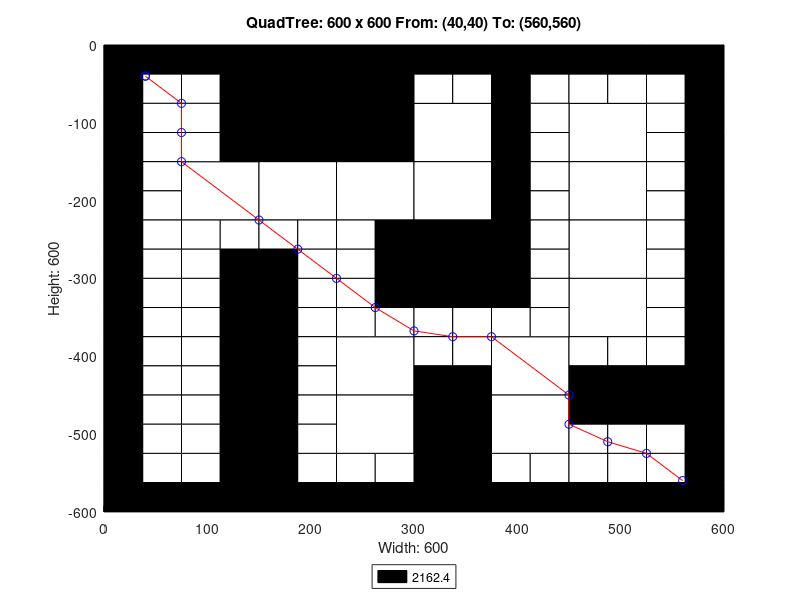

Reproduce this figure in MATLAB.
axis([0 600 -600 0]);
title('QuadTree: 600 x 600 From: (40,40) To: (560,560)');
xlabel('Width: 600');
ylabel('Height: 600');
rectangle('Position',[150 -150 150 150], 'FaceColor',[0 0 0]);
rectangle('Position',[75 -225 75 75], 'FaceColor',[1 1 1]);
rectangle('Position',[150 -225 75 75], 'FaceColor',[1 1 1]);
rectangle('Position',[225 -225 75 75], 'FaceColor',[1 1 1]);
rectangle('Position',[300 -150 75 75], 'FaceColor',[1 1 1]);
rectangle('Position',[450 -150 75 75], 'FaceColor',[1 1 1]);
rectangle('Position',[300 -225 75 75], 'FaceColor',[1 1 1]);
rectangle('Position',[300 -300 75 75], 'FaceColor',[0 0 0]);
rectangle('Position',[450 -225 75 75], 'FaceColor',[1 1 1]);
rectangle('Position',[450 -300 75 75], 'FaceColor',[1 1 1]);
rectangle('Position',[225 -450 75 75], 'FaceColor',[1 1 1]);
rectangle('Position',[225 -525 75 75], 'FaceColor',[1 1 1]);
rectangle('Position',[375 -450 75 75], 'FaceColor',[1 1 1]);
rectangle('Position',[450 -375 75 75], 'FaceColor',[1 1 1]);
rectangle('Position',[300 -525 75 75], 'FaceColor',[0 0 0]);
rectangle('Position',[375 -525 75 75], 'FaceColor',[1 1 1]);
rectangle('Position',[300 -600 75 75], 'FaceColor',[0 0 0]);
rectangle('Position',[0 -37.5 37.5 37.5], 'FaceColor',[0 0 0]);
rectangle('Position',[37.5 -37.5 37.5 37.5], 'FaceColor',[0 0 0]);
rectangle('Position',[0 -75 37.5 37.5], 'FaceColor',[0 0 0]);
rectangle('Position',[37.5 -75 37.5 37.5], 'FaceColor',[1 1 1]);
rectangle('Position',[75 -37.5 37.5 37.5], 'FaceColor',[0 0 0]);
rectangle('Position',[112.5 -37.5 37.5 37.5], 'FaceColor',[0 0 0]);
rectangle('Position',[75 -75 37.5 37.5], 'FaceColor',[1 1 1]);
rectangle('Position',[112.5 -75 37.5 37.5], 'FaceColor',[0 0 0]);
rectangle('Position',[0 -112.5 37.5 37.5], 'FaceColor',[0 0 0]);
rectangle('Position',[37.5 -112.5 37.5 37.5], 'FaceColor',[1 1 1]);
rectangle('Position',[0 -150 37.5 37.5], 'FaceColor',[0 0 0]);
rectangle('Position',[37.5 -150 37.5 37.5], 'FaceColor',[1 1 1]);
rectangle('Position',[75 -112.5 37.5 37.5], 'FaceColor',[1 1 1]);
rectangle('Position',[112.5 -112.5 37.5 37.5], 'FaceColor',[0 0 0]);
rectangle('Position',[75 -150 37.5 37.5], 'FaceColor',[1 1 1]);
rectangle('Position',[112.5 -150 37.5 37.5], 'FaceColor',[0 0 0]);
rectangle('Position',[0 -187.5 37.5 37.5], 'FaceColor',[0 0 0]);
rectangle('Position',[37.5 -187.5 37.5 37.5], 'FaceColor',[1 1 1]);
rectangle('Position',[0 -225 37.5 37.5], 'FaceColor',[0 0 0]);
rectangle('Position',[37.5 -225 37.5 37.5], 'FaceColor',[1 1 1]);
rectangle('Position',[0 -262.5 37.5 37.5], 'FaceColor',[0 0 0]);
rectangle('Position',[37.5 -262.5 37.5 37.5], 'FaceColor',[1 1 1]);
rectangle('Position',[0 -300 37.5 37.5], 'FaceColor',[0 0 0]);
rectangle('Position',[37.5 -300 37.5 37.5], 'FaceColor',[1 1 1]);
rectangle('Position',[75 -262.5 37.5 37.5], 'FaceColor',[1 1 1]);
rectangle('Position',[112.5 -262.5 37.5 37.5], 'FaceColor',[1 1 1]);
rectangle('Position',[75 -300 37.5 37.5], 'FaceColor',[1 1 1]);
rectangle('Position',[112.5 -300 37.5 37.5], 'FaceColor',[0 0 0]);
rectangle('Position',[150 -262.5 37.5 37.5], 'FaceColor',[1 1 1]);
rectangle('Position',[187.5 -262.5 37.5 37.5], 'FaceColor',[1 1 1]);
rectangle('Position',[150 -300 37.5 37.5], 'FaceColor',[0 0 0]);
rectangle('Position',[187.5 -300 37.5 37.5], 'FaceColor',[1 1 1]);
rectangle('Position',[225 -262.5 37.5 37.5], 'FaceColor',[1 1 1]);
rectangle('Position',[262.5 -262.5 37.5 37.5], 'FaceColor',[0 0 0]);
rectangle('Position',[225 -300 37.5 37.5], 'FaceColor',[1 1 1]);
rectangle('Position',[262.5 -300 37.5 37.5], 'FaceColor',[0 0 0]);
rectangle('Position',[300 -37.5 37.5 37.5], 'FaceColor',[0 0 0]);
rectangle('Position',[337.5 -37.5 37.5 37.5], 'FaceColor',[0 0 0]);
rectangle('Position',[300 -75 37.5 37.5], 'FaceColor',[1 1 1]);
rectangle('Position',[337.5 -75 37.5 37.5], 'FaceColor',[1 1 1]);
rectangle('Position',[375 -37.5 37.5 37.5], 'FaceColor',[0 0 0]);
rectangle('Position',[412.5 -37.5 37.5 37.5], 'FaceColor',[0 0 0]);
rectangle('Position',[375 -75 37.5 37.5], 'FaceColor',[0 0 0]);
rectangle('Position',[412.5 -75 37.5 37.5], 'FaceColor',[1 1 1]);
rectangle('Position',[375 -112.5 37.5 37.5], 'FaceColor',[0 0 0]);
rectangle('Position',[412.5 -112.5 37.5 37.5], 'FaceColor',[1 1 1]);
rectangle('Position',[375 -150 37.5 37.5], 'FaceColor',[0 0 0]);
rectangle('Position',[412.5 -150 37.5 37.5], 'FaceColor',[1 1 1]);
rectangle('Position',[450 -37.5 37.5 37.5], 'FaceColor',[0 0 0]);
rectangle('Position',[487.5 -37.5 37.5 37.5], 'FaceColor',[0 0 0]);
rectangle('Position',[450 -75 37.5 37.5], 'FaceColor',[1 1 1]);
rectangle('Position',[487.5 -75 37.5 37.5], 'FaceColor',[1 1 1]);
rectangle('Position',[525 -37.5 37.5 37.5], 'FaceColor',[0 0 0]);
rectangle('Position',[562.5 -37.5 37.5 37.5], 'FaceColor',[0 0 0]);
rectangle('Position',[525 -75 37.5 37.5], 'FaceColor',[1 1 1]);
rectangle('Position',[562.5 -75 37.5 37.5], 'FaceColor',[0 0 0]);
rectangle('Position',[525 -112.5 37.5 37.5], 'FaceColor',[1 1 1]);
rectangle('Position',[562.5 -112.5 37.5 37.5], 'FaceColor',[0 0 0]);
rectangle('Position',[525 -150 37.5 37.5], 'FaceColor',[1 1 1]);
rectangle('Position',[562.5 -150 37.5 37.5], 'FaceColor',[0 0 0]);
rectangle('Position',[375 -187.5 37.5 37.5], 'FaceColor',[0 0 0]);
rectangle('Position',[412.5 -187.5 37.5 37.5], 'FaceColor',[1 1 1]);
rectangle('Position',[375 -225 37.5 37.5], 'FaceColor',[0 0 0]);
rectangle('Position',[412.5 -225 37.5 37.5], 'FaceColor',[1 1 1]);
rectangle('Position',[375 -262.5 37.5 37.5], 'FaceColor',[0 0 0]);
rectangle('Position',[412.5 -262.5 37.5 37.5], 'FaceColor',[1 1 1]);
rectangle('Position',[375 -300 37.5 37.5], 'FaceColor',[0 0 0]);
rectangle('Position',[412.5 -300 37.5 37.5], 'FaceColor',[1 1 1]);
rectangle('Position',[525 -187.5 37.5 37.5], 'FaceColor',[1 1 1]);
rectangle('Position',[562.5 -187.5 37.5 37.5], 'FaceColor',[0 0 0]);
rectangle('Position',[525 -225 37.5 37.5], 'FaceColor',[1 1 1]);
rectangle('Position',[562.5 -225 37.5 37.5], 'FaceColor',[0 0 0]);
rectangle('Position',[525 -262.5 37.5 37.5], 'FaceColor',[1 1 1]);
rectangle('Position',[562.5 -262.5 37.5 37.5], 'FaceColor',[0 0 0]);
rectangle('Position',[525 -300 37.5 37.5], 'FaceColor',[1 1 1]);
rectangle('Position',[562.5 -300 37.5 37.5], 'FaceColor',[0 0 0]);
rectangle('Position',[0 -337.5 37.5 37.5], 'FaceColor',[0 0 0]);
rectangle('Position',[37.5 -337.5 37.5 37.5], 'FaceColor',[1 1 1]);
rectangle('Position',[0 -375 37.5 37.5], 'FaceColor',[0 0 0]);
rectangle('Position',[37.5 -375 37.5 37.5], 'FaceColor',[1 1 1]);
rectangle('Position',[75 -337.5 37.5 37.5], 'FaceColor',[1 1 1]);
rectangle('Position',[112.5 -337.5 37.5 37.5], 'FaceColor',[0 0 0]);
rectangle('Position',[75 -375 37.5 37.5], 'FaceColor',[1 1 1]);
rectangle('Position',[112.5 -375 37.5 37.5], 'FaceColor',[0 0 0]);
rectangle('Position',[0 -412.5 37.5 37.5], 'FaceColor',[0 0 0]);
rectangle('Position',[37.5 -412.5 37.5 37.5], 'FaceColor',[1 1 1]);
rectangle('Position',[0 -450 37.5 37.5], 'FaceColor',[0 0 0]);
rectangle('Position',[37.5 -450 37.5 37.5], 'FaceColor',[1 1 1]);
rectangle('Position',[75 -412.5 37.5 37.5], 'FaceColor',[1 1 1]);
rectangle('Position',[112.5 -412.5 37.5 37.5], 'FaceColor',[0 0 0]);
rectangle('Position',[75 -450 37.5 37.5], 'FaceColor',[1 1 1]);
rectangle('Position',[112.5 -450 37.5 37.5], 'FaceColor',[0 0 0]);
rectangle('Position',[150 -337.5 37.5 37.5], 'FaceColor',[0 0 0]);
rectangle('Position',[187.5 -337.5 37.5 37.5], 'FaceColor',[1 1 1]);
rectangle('Position',[150 -375 37.5 37.5], 'FaceColor',[0 0 0]);
rectangle('Position',[187.5 -375 37.5 37.5], 'FaceColor',[1 1 1]);
rectangle('Position',[225 -337.5 37.5 37.5], 'FaceColor',[1 1 1]);
rectangle('Position',[262.5 -337.5 37.5 37.5], 'FaceColor',[0 0 0]);
rectangle('Position',[225 -375 37.5 37.5], 'FaceColor',[1 1 1]);
rectangle('Position',[262.5 -375 37.5 37.5], 'FaceColor',[1 1 1]);
rectangle('Position',[150 -412.5 37.5 37.5], 'FaceColor',[0 0 0]);
rectangle('Position',[187.5 -412.5 37.5 37.5], 'FaceColor',[1 1 1]);
rectangle('Position',[150 -450 37.5 37.5], 'FaceColor',[0 0 0]);
rectangle('Position',[187.5 -450 37.5 37.5], 'FaceColor',[1 1 1]);
rectangle('Position',[0 -487.5 37.5 37.5], 'FaceColor',[0 0 0]);
rectangle('Position',[37.5 -487.5 37.5 37.5], 'FaceColor',[1 1 1]);
rectangle('Position',[0 -525 37.5 37.5], 'FaceColor',[0 0 0]);
rectangle('Position',[37.5 -525 37.5 37.5], 'FaceColor',[1 1 1]);
rectangle('Position',[75 -487.5 37.5 37.5], 'FaceColor',[1 1 1]);
rectangle('Position',[112.5 -487.5 37.5 37.5], 'FaceColor',[0 0 0]);
rectangle('Position',[75 -525 37.5 37.5], 'FaceColor',[1 1 1]);
rectangle('Position',[112.5 -525 37.5 37.5], 'FaceColor',[0 0 0]);
rectangle('Position',[0 -562.5 37.5 37.5], 'FaceColor',[0 0 0]);
rectangle('Position',[37.5 -562.5 37.5 37.5], 'FaceColor',[1 1 1]);
rectangle('Position',[0 -600 37.5 37.5], 'FaceColor',[0 0 0]);
rectangle('Position',[37.5 -600 37.5 37.5], 'FaceColor',[0 0 0]);
rectangle('Position',[75 -562.5 37.5 37.5], 'FaceColor',[1 1 1]);
rectangle('Position',[112.5 -562.5 37.5 37.5], 'FaceColor',[0 0 0]);
rectangle('Position',[75 -600 37.5 37.5], 'FaceColor',[0 0 0]);
rectangle('Position',[112.5 -600 37.5 37.5], 'FaceColor',[0 0 0]);
rectangle('Position',[150 -487.5 37.5 37.5], 'FaceColor',[0 0 0]);
rectangle('Position',[187.5 -487.5 37.5 37.5], 'FaceColor',[1 1 1]);
rectangle('Position',[150 -525 37.5 37.5], 'FaceColor',[0 0 0]);
rectangle('Position',[187.5 -525 37.5 37.5], 'FaceColor',[1 1 1]);
rectangle('Position',[150 -562.5 37.5 37.5], 'FaceColor',[0 0 0]);
rectangle('Position',[187.5 -562.5 37.5 37.5], 'FaceColor',[1 1 1]);
rectangle('Position',[150 -600 37.5 37.5], 'FaceColor',[0 0 0]);
rectangle('Position',[187.5 -600 37.5 37.5], 'FaceColor',[0 0 0]);
rectangle('Position',[225 -562.5 37.5 37.5], 'FaceColor',[1 1 1]);
rectangle('Position',[262.5 -562.5 37.5 37.5], 'FaceColor',[1 1 1]);
rectangle('Position',[225 -600 37.5 37.5], 'FaceColor',[0 0 0]);
rectangle('Position',[262.5 -600 37.5 37.5], 'FaceColor',[0 0 0]);
rectangle('Position',[300 -337.5 37.5 37.5], 'FaceColor',[0 0 0]);
rectangle('Position',[337.5 -337.5 37.5 37.5], 'FaceColor',[0 0 0]);
rectangle('Position',[300 -375 37.5 37.5], 'FaceColor',[1 1 1]);
rectangle('Position',[337.5 -375 37.5 37.5], 'FaceColor',[1 1 1]);
rectangle('Position',[375 -337.5 37.5 37.5], 'FaceColor',[0 0 0]);
rectangle('Position',[412.5 -337.5 37.5 37.5], 'FaceColor',[1 1 1]);
rectangle('Position',[375 -375 37.5 37.5], 'FaceColor',[1 1 1]);
rectangle('Position',[412.5 -375 37.5 37.5], 'FaceColor',[1 1 1]);
rectangle('Position',[300 -412.5 37.5 37.5], 'FaceColor',[1 1 1]);
rectangle('Position',[337.5 -412.5 37.5 37.5], 'FaceColor',[1 1 1]);
rectangle('Position',[300 -450 37.5 37.5], 'FaceColor',[0 0 0]);
rectangle('Position',[337.5 -450 37.5 37.5], 'FaceColor',[0 0 0]);
rectangle('Position',[525 -337.5 37.5 37.5], 'FaceColor',[1 1 1]);
rectangle('Position',[562.5 -337.5 37.5 37.5], 'FaceColor',[0 0 0]);
rectangle('Position',[525 -375 37.5 37.5], 'FaceColor',[1 1 1]);
rectangle('Position',[562.5 -375 37.5 37.5], 'FaceColor',[0 0 0]);
rectangle('Position',[450 -412.5 37.5 37.5], 'FaceColor',[1 1 1]);
rectangle('Position',[487.5 -412.5 37.5 37.5], 'FaceColor',[1 1 1]);
rectangle('Position',[450 -450 37.5 37.5], 'FaceColor',[0 0 0]);
rectangle('Position',[487.5 -450 37.5 37.5], 'FaceColor',[0 0 0]);
rectangle('Position',[525 -412.5 37.5 37.5], 'FaceColor',[1 1 1]);
rectangle('Position',[562.5 -412.5 37.5 37.5], 'FaceColor',[0 0 0]);
rectangle('Position',[525 -450 37.5 37.5], 'FaceColor',[0 0 0]);
rectangle('Position',[562.5 -450 37.5 37.5], 'FaceColor',[0 0 0]);
rectangle('Position',[375 -562.5 37.5 37.5], 'FaceColor',[1 1 1]);
rectangle('Position',[412.5 -562.5 37.5 37.5], 'FaceColor',[1 1 1]);
rectangle('Position',[375 -600 37.5 37.5], 'FaceColor',[0 0 0]);
rectangle('Position',[412.5 -600 37.5 37.5], 'FaceColor',[0 0 0]);
rectangle('Position',[450 -487.5 37.5 37.5], 'FaceColor',[0 0 0]);
rectangle('Position',[487.5 -487.5 37.5 37.5], 'FaceColor',[0 0 0]);
rectangle('Position',[450 -525 37.5 37.5], 'FaceColor',[1 1 1]);
rectangle('Position',[487.5 -525 37.5 37.5], 'FaceColor',[1 1 1]);
rectangle('Position',[525 -487.5 37.5 37.5], 'FaceColor',[0 0 0]);
rectangle('Position',[562.5 -487.5 37.5 37.5], 'FaceColor',[0 0 0]);
rectangle('Position',[525 -525 37.5 37.5], 'FaceColor',[1 1 1]);
rectangle('Position',[562.5 -525 37.5 37.5], 'FaceColor',[0 0 0]);
rectangle('Position',[450 -562.5 37.5 37.5], 'FaceColor',[1 1 1]);
rectangle('Position',[487.5 -562.5 37.5 37.5], 'FaceColor',[1 1 1]);
rectangle('Position',[450 -600 37.5 37.5], 'FaceColor',[0 0 0]);
rectangle('Position',[487.5 -600 37.5 37.5], 'FaceColor',[0 0 0]);
rectangle('Position',[525 -562.5 37.5 37.5], 'FaceColor',[1 1 1]);
rectangle('Position',[562.5 -562.5 37.5 37.5], 'FaceColor',[0 0 0]);
rectangle('Position',[525 -600 37.5 37.5], 'FaceColor',[0 0 0]);
rectangle('Position',[562.5 -600 37.5 37.5], 'FaceColor',[0 0 0]);
X=[560,525,487.5,450,450,375,337.5,300,262.5,225,187.5,150,75,75,75,40,40];
Y=[-560,-525,-510,-487.5,-450,-375,-375,-367.5,-337.5,-300,-262.5,-225,-150,-112.5,-75,-40,-40];
hold on;
plot(X,Y,'r');
plot(X,Y,'bo');
legend('2162.4','Location','southoutside');
